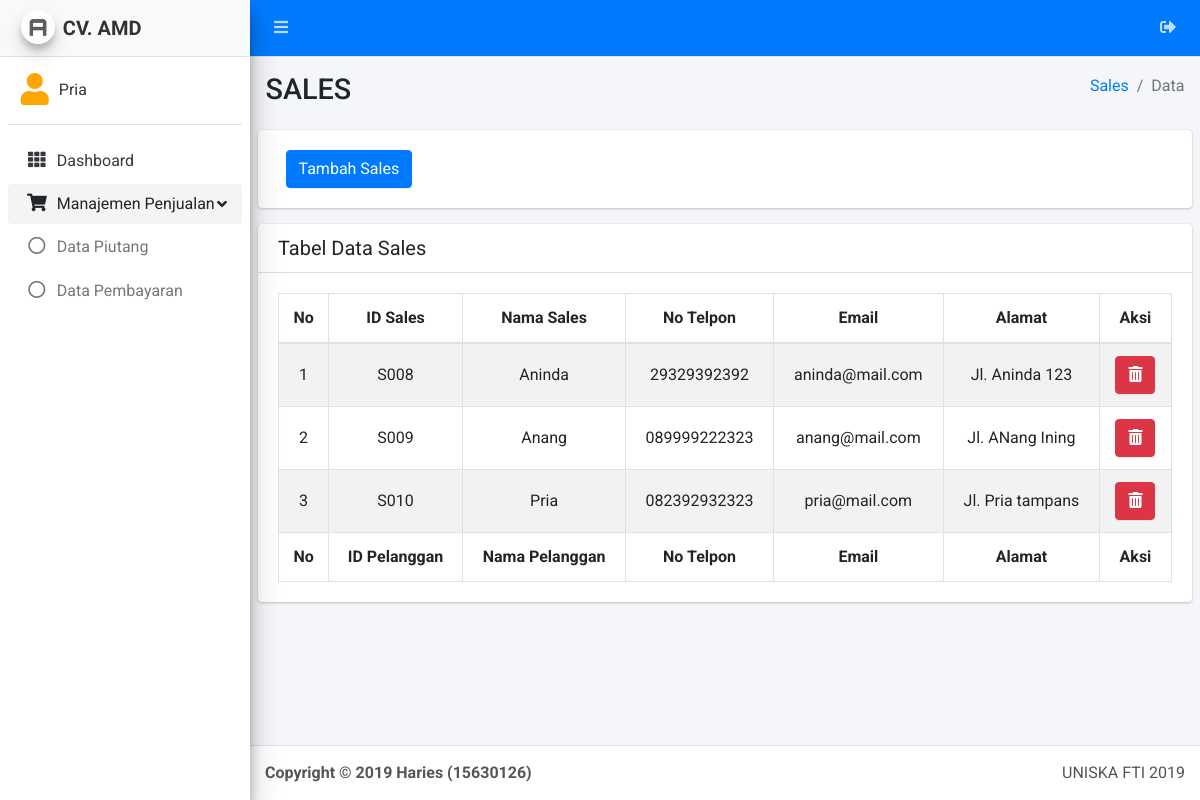
The page /admin/index_sales.php (signed in) on the database its author committed.
### tables this page shows
CREATE TABLE `about` (
  `id` int(11) NOT NULL,
  `nama` varchar(180) NOT NULL,
  `alias` varchar(180) NOT NULL,
  `alamat` varchar(180) NOT NULL,
  `telpon` varchar(180) NOT NULL,
  `email` varchar(180) NOT NULL,
  `tanda_tangan` varchar(180) NOT NULL,
  `nama_ttd` varchar(180) NOT NULL,
  `no_peg` varchar(180) NOT NULL,
  `moto` varchar(180) NOT NULL
);

CREATE TABLE `sales` (
  `id` int(11) NOT NULL,
  `nama_sales` varchar(180) NOT NULL,
  `jenis_kelamin` varchar(1) NOT NULL,
  `tempat_lahir` varchar(180) NOT NULL,
  `tanggal_lahir` varchar(180) NOT NULL,
  `no_telpon` varchar(14) NOT NULL,
  `alamat` text NOT NULL,
  `email` varchar(180) NOT NULL,
  `password` varchar(180) NOT NULL,
  `created_at` varchar(180) NOT NULL
);

### about.php (called while the page is built, shortened)
<?php
$sql = "SELECT * FROM about WHERE id = '1'";
$result = $conn->query($sql);
$row = mysqli_fetch_assoc($result);
$alias = $row['alias'];
?>

### admin/admin_job/auth_admin.php (called while the page is built, shortened)
<?php
if(isset($_SESSION["min"])){
    $min = $_SESSION["min"];
    $id_admin = $min['id'];
}else if(isset($_SESSION["sales"])) {
    $sales = $_SESSION["sales"];
    $nama_sales = $sales['nama_sales'];
}else{
    $guest = true;
}
?>

### admin/index_sales.php (the view, shortened to what this page needs)
<?php
include('core/header.php');
include('core/sidebar.php');
?>
  <div class="content-wrapper">
    <section class="content-header">
      <div class="container-fluid">
        <div class="row mb-2">
          <div class="col-sm-6">
            <h1>SALES</h1>
          </div>
          <div class="col-sm-6">
            <ol class="breadcrumb float-sm-right">
              <li class="breadcrumb-item"><a href="index_sales.php">Sales</a></li>
              <li class="breadcrumb-item active">Data</li>
            </ol>
          </div>
        </div>
      </div>
    </section>
    <section class="content">
      <div class="row">
        <div class="col-12">
          <div class="card">
            <div class="card-body">
              <div class="container">
                <div class="row">
                  <div class="col">
                    <a href="create_sales.php" class="btn btn-primary">Tambah Sales</a>
                  </div>
                </div>
              </div>
            </div>
          </div>
        </div>
        <div class="col-12">
          <div class="card">
            <div class="card-header">
              <h3 class="card-title">Tabel Data Sales</h3>
            </div>
            <div class="card-body">
              <table id="table-full" class="table table-bordered table-striped">
                <thead>
                <tr>
                  <th class="text-center">No</th>
                  <th class="text-center">ID Sales</th>
                  <th class="text-center">Nama Sales</th>
                  <th class="text-center">No Telpon</th>
                  <th class="text-center">Email</th>
                  <th class="text-center">Alamat</th>
                  <th class="text-center">Aksi</th>
                </tr>
                </thead>
                <tbody>
                <?php
                    $no = 1;
                    $sales = $conn->query("SELECT * FROM sales ORDER BY id");
                    while($row = mysqli_fetch_assoc($sales)){
                  ?>
                    <tr>
                      <td class="text-center align-middle"><?php echo $no ?></td>
                      <td class="text-center align-middle"><?php echo 'S'.str_pad($row['id'],3,'0',STR_PAD_LEFT); ?></td>
                      <td class="text-center align-middle"><?php echo $row['nama_sales'] ?></td>
                      <td class="text-center align-middle"><?php echo $row['no_telpon'] ?></td>
                      <td class="text-center align-middle"><?php echo $row['email'] ?></td>
                      <td class="text-center align-middle"><?php echo $row['alamat'] ?></td>
                      <td class="text-center">
                        <button
                        data-toggle="modal" data-target="#hapusSales"
                        id="<?php echo $row['id'] ?>" sales="<?php echo $row['nama_sales'] ?>" class="btn btn-danger hapus-sales">
                          <i class="fas fa-trash-alt"></i>
                        </button>
                      </td>
                    </tr>
                  <?php $no++; } ?>
                </tbody>
                <tfoot>
                <tr>
                  <th class="text-center">No</th>
                  <th class="text-center">ID Pelanggan</th>
                  <th class="text-center">Nama Pelanggan</th>
                  <th class="text-center">No Telpon</th>
                  <th class="text-center">Email</th>
                  <th class="text-center">Alamat</th>
                  <th class="text-center">Aksi</th>
                </tr>
                </tfoot>
              </table>
            </div>
          </div>
        </div>
      </div>
    </section>
  </div>
<?php
include('core/footer.php');
?>

### admin/core/sidebar.php (shortened to what this page needs)
<?php
  function active($currect_page){
    $url_array =  explode('/', $_SERVER['REQUEST_URI']) ;
    $url = end($url_array);
    $arr_url = explode('?', $url);
    $cek_url = $arr_url[0];
    if($currect_page == $cek_url){
        echo 'active';
    }
  }
  $cekSales = $nama_sales;
?>
  <aside class="main-sidebar sidebar-light-primary elevation-4">
    <a href="/admin" class="brand-link navbar-light">
      <img src="lte/dist/img/AdminLTELogo.png" alt="AdminLTE Logo" class="brand-image img-circle elevation-3"
           style="opacity: .8">
      <span class="brand-text font-weight-bold"><?php echo $alias ?></span>
    </a>
    <div class="sidebar">
      <div class="user-panel mt-3 pb-3 mb-3 d-flex">
        <div class="image">
          <i class="fas <?php echo $nama_sales ? 'fa-user' : 'fa-user-cog' ?> fa-2x" style="color:orange;"></i>
        </div>
        <div class="info">
          <a href="#" class="d-block"><?php echo $nama_sales ? $nama_sales : 'Admin' ?></a>
        </div>
      </div>
      <nav class="mt-2">
        <ul class="nav nav-pills nav-sidebar flex-column" data-widget="treeview" role="menu" data-accordion="false">
          <li class="nav-item">
            <a href="index.php" class="nav-link <?php active('index.php');?>">
              <i class="nav-icon fas fa-th"></i>
              <p>
                Dashboard
              </p>
            </a>
          </li>
          <?php if ($cekSales) { ?>
          <li class="nav-item has-treeview menu-open">
            <a href="#" class="nav-link <?php active('index_piutang.php');?> <?php active('index_pembayaran.php');?>">
              <i class="nav-icon fas fa-shopping-cart"></i>
              <p>
                Manajemen Penjualan
                <i class="right fas fa-angle-left"></i>
              </p>
            </a>
            <ul class="nav nav-treeview">
              <li class="nav-item">
                <a href="index_piutang.php" class="nav-link <?php active('index_piutang.php');?>">
                  <i class="far fa-circle nav-icon"></i>
                  <p>Data Piutang</p>
                </a>
              </li>
              <li class="nav-item">
                <a href="index_pembayaran.php" class="nav-link <?php active('index_pembayaran.php');?>">
                  <i class="far fa-circle nav-icon"></i>
                  <p>Data Pembayaran</p>
                </a>
              </li>
            </ul>
          </li>
          <?php }  ?>
        </ul>
      </nav>
    </div>
  </aside>

### rows shown on the page
about: alias "CV. AMD"
sales: id "008", nama_sales "Aninda", no_telpon "29329392392", email "aninda@mail.com", alamat "Jl. Aninda 123"
sales: id "009", nama_sales "Anang", no_telpon "089999222323", email "anang@mail.com", alamat "Jl. ANang Ining"
sales: id "010", nama_sales "Pria", no_telpon "082392932323", email "pria@mail.com", alamat "Jl. Pria tampans"

### other values the page prints
$nama_sales "Pria"
